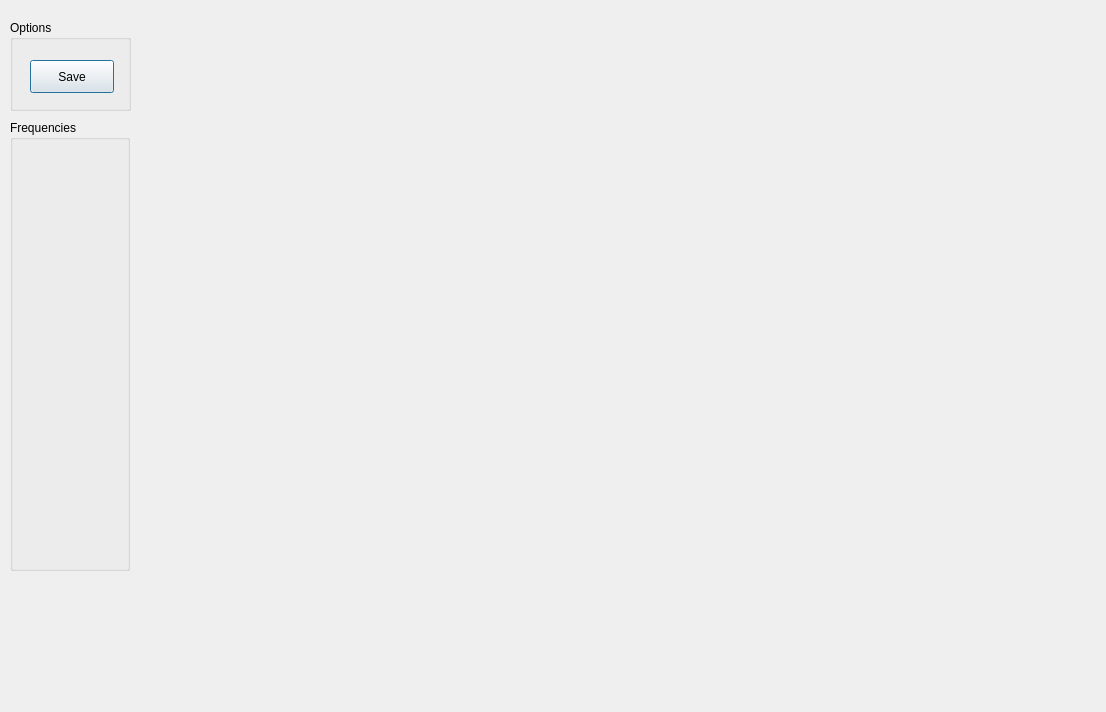
<?xml version="1.0" encoding="UTF-8"?>
<ui version="4.0">
 <class>BoundaryUnionViewer</class>
 <widget class="QDialog" name="BoundaryUnionViewer">
  <property name="geometry">
   <rect>
    <x>0</x>
    <y>0</y>
    <width>1106</width>
    <height>712</height>
   </rect>
  </property>
  <property name="windowTitle">
   <string>Dialog</string>
  </property>
  <widget class="QCustomPlot" name="plot" native="true">
   <property name="geometry">
    <rect>
     <x>140</x>
     <y>10</y>
     <width>961</width>
     <height>691</height>
    </rect>
   </property>
  </widget>
  <widget class="QGroupBox" name="opciones">
   <property name="geometry">
    <rect>
     <x>10</x>
     <y>20</y>
     <width>121</width>
     <height>91</height>
    </rect>
   </property>
   <property name="title">
    <string>Options</string>
   </property>
   <widget class="QPushButton" name="saveImage">
    <property name="geometry">
     <rect>
      <x>20</x>
      <y>40</y>
      <width>84</width>
      <height>33</height>
     </rect>
    </property>
    <property name="text">
     <string>Save</string>
    </property>
   </widget>
  </widget>
  <widget class="QGroupBox" name="frecuencias">
   <property name="geometry">
    <rect>
     <x>10</x>
     <y>120</y>
     <width>120</width>
     <height>451</height>
    </rect>
   </property>
   <property name="title">
    <string>Frequencies</string>
   </property>
  </widget>
 </widget>
 <customwidgets>
  <customwidget>
   <class>QCustomPlot</class>
   <extends>QWidget</extends>
   <header location="global">qcustomplot.h</header>
   <container>1</container>
  </customwidget>
 </customwidgets>
 <resources/>
 <connections/>
</ui>
